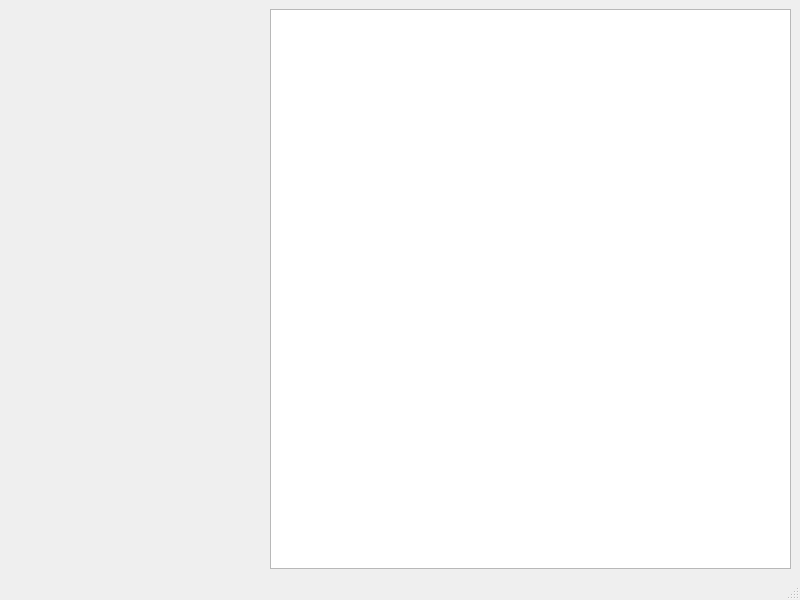
<?xml version="1.0" encoding="UTF-8"?>
<ui version="4.0">
 <class>MainWindow</class>
 <widget class="QMainWindow" name="MainWindow">
  <property name="geometry">
   <rect>
    <x>0</x>
    <y>0</y>
    <width>800</width>
    <height>600</height>
   </rect>
  </property>
  <property name="windowTitle">
   <string>MainWindow</string>
  </property>
  <widget class="QWidget" name="centralwidget">
   <layout class="QHBoxLayout" name="horizontalLayout_2">
    <item>
     <layout class="QHBoxLayout" name="horizontalLayout" stretch="1,2">
      <item>
       <layout class="QVBoxLayout" name="verticalLayout" stretch="">
        <property name="spacing">
         <number>6</number>
        </property>
       </layout>
      </item>
      <item>
       <widget class="QGraphicsView" name="graphicsView"/>
      </item>
     </layout>
    </item>
   </layout>
  </widget>
  <widget class="QMenuBar" name="menubar">
   <property name="geometry">
    <rect>
     <x>0</x>
     <y>0</y>
     <width>800</width>
     <height>26</height>
    </rect>
   </property>
  </widget>
  <widget class="QStatusBar" name="statusbar"/>
 </widget>
 <resources/>
 <connections/>
</ui>
